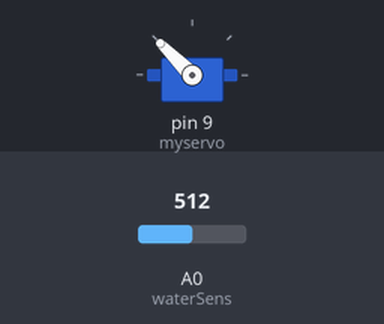
Recording of a sketch running on a simulated Arduino Uno, built with avr-gcc and run on an emulated ATmega328P. Parts: servo. The test bench sets the inputs (shaded band); at power-on: A0 (waterSens) = 512.

Above: at 1.2 s.
1.3 s: A0 (waterSens) set to 302
At 2.26 s:
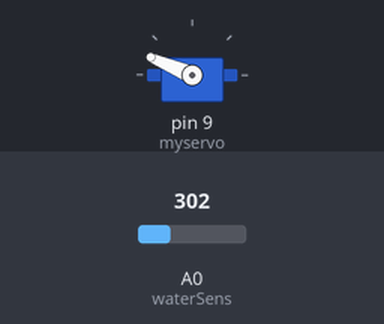
4.3 s: A0 (waterSens) set to 268
At 5.8 s:
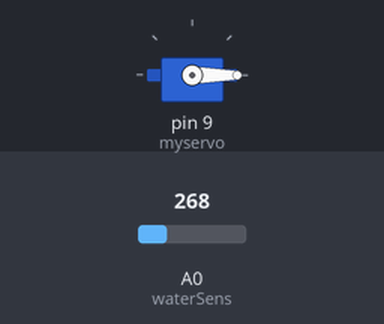
Timing chart, 0 to 7.3 s (numbered marks = the images above; inputs shaded):
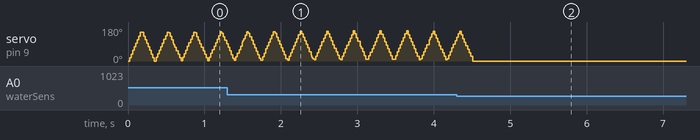

The sketch:

sketch_may22a.ino
```cpp
// water sensor
#include <Servo.h> //include servo library

Servo myservo; //define servo as servo

const int waterSens = A0;//set water sensor to A0

int pos = 0;//define servo position


void setup() {


  Serial.begin(9600);

  myservo.attach(9);//attach servo to pin 9


}
void loop() {

  int sensorValue = analogRead(waterSens);//read the water sensor value


  sensorValue = map(sensorValue, 0, 1023, 0, 180);

     if (sensorValue >= 50) {

        for (pos = 0; pos <= 160; pos++) { // goes from 0 degrees to 180 degrees

    // in steps of 1 degree

    myservo.write(pos);              // tell servo to go to position in variable 'pos'

    delay(1);                       // waits 15ms for the servo to reach the position

  }

  for (pos = 160; pos >= 00; pos--) { // goes from 180 degrees to 0 degrees

    myservo.write(pos);              // tell servo to go to position in variable 'pos'

    delay(1);                       // waits 15ms for the servo to reach the position

  }


     }


  else{

    myservo.write(0);

  }
}
```

Measured:
- the behaviour switches between 285 and 284 on A0 (waterSens) (found by bisection; images 1 and 2)
- by itself, servo on pin 9 (myservo): rises from 126° to 157° in 0.02 s, then falls to 0° in 0.17 s
